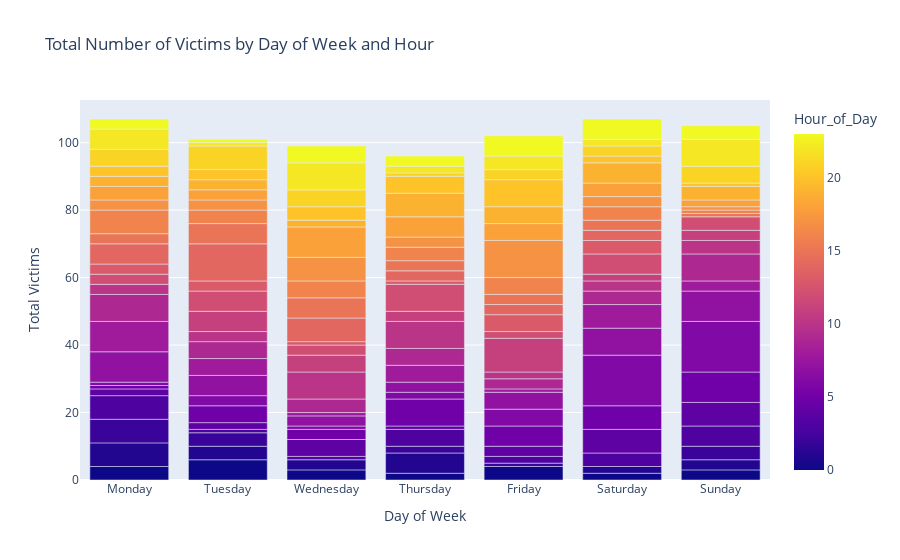

The notebook cell this image was saved under:
### Code cell
import plotly.express as px

# Group data by day name and hour, summing 'n_victimas'
grouped_data = data_hm.groupby([data_hm['fecha_hora'].dt.day_name().rename('Day_of_Week'), 
                                 data_hm['fecha_hora'].dt.hour.rename('Hour_of_Day')])['n_victimas'].sum().reset_index()

# Create a bar plot using Plotly Express
fig = px.bar(grouped_data, x='Day_of_Week', y='n_victimas', color='Hour_of_Day', 
             title='Total Number of Victims by Day of Week and Hour',
             labels={'Day_of_Week': 'Day of Week', 'n_victimas': 'Total Victims'},
             category_orders={'Day_of_Week': ['Monday', 'Tuesday', 'Wednesday', 'Thursday', 'Friday', 'Saturday', 'Sunday']})

# Show the plot
fig.show()

### Figure 1 — Plotly figure (JSON) as saved in the notebook; plotly's stock layout.template omitted (floating-point values rounded to 4 significant figures; data arrays with more than 128 entries replaced by an {"elided": "..."} marker saying what was removed)
{"data": [{"alignmentgroup": "True", "hovertemplate": "Day of Week=%{x}<br>Total Victims=%{y}<br>Hour_of_Day=%{marker.color}<extra></extra>", "legendgroup": "", "marker": {"color": {"elided": "162 int values"}, "coloraxis": "coloraxis", "pattern": {"shape": ""}}, "name": "", "offsetgroup": "", "orientation": "v", "showlegend": false, "textposition": "auto", "type": "bar", "x": {"elided": "162 str values"}, "xaxis": "x", "y": {"elided": "162 int values"}, "yaxis": "y"}], "layout": {"barmode": "relative", "coloraxis": {"colorbar": {"title": {"text": "Hour_of_Day"}}, "colorscale": [[0, "#0d0887"], [0.1111, "#46039f"], [0.2222, "#7201a8"], [0.3333, "#9c179e"], [0.4444, "#bd3786"], [0.5556, "#d8576b"], [0.6667, "#ed7953"], [0.7778, "#fb9f3a"], [0.8889, "#fdca26"], [1, "#f0f921"]]}, "legend": {"tracegroupgap": 0}, "title": {"text": "Total Number of Victims by Day of Week and Hour"}, "xaxis": {"anchor": "y", "categoryarray": ["Monday", "Tuesday", "Wednesday", "Thursday", "Friday", "Saturday", "Sunday"], "categoryorder": "array", "domain": [0, 1], "title": {"text": "Day of Week"}}, "yaxis": {"anchor": "x", "domain": [0, 1], "title": {"text": "Total Victims"}}}}
